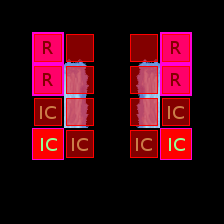

The image is a tile-based game level rendered from a .tmx file. Its description and source (layers, tilesets, objects; grid data summarised) follow:
An orthogonal 7x7 tile map with 32x32 px tiles, 5 tile layers (ruleRegions, ruleSet, rule_Ground, rule_Over, ...), 4 tilesets.

<map version="1.0" orientation="orthogonal" width="7" height="7" tilewidth="32" tileheight="32">
 <tileset firstgid="1" name="collision" tilewidth="32" tileheight="32">
  <image source="../../graphics/tiles/collision.png" width="64" height="32" />
 </tileset>
 <tileset firstgid="3" name="set_icecave" tilewidth="32" tileheight="32">
  <image source="../../graphics/tiles/set_icecave.png" width="64" height="64" />
 </tileset>
 <tileset firstgid="7" name="set_rules" tilewidth="32" tileheight="32">
  <image source="../../graphics/tiles/set_rules.png" width="32" height="32" />
 </tileset>
 <tileset firstgid="8" name="cave" tilewidth="32" tileheight="32">
  <image source="../../graphics/tiles/icecave.png" width="512" height="256" />
 </tileset>
 <layer name="ruleRegions" width="7" height="7">
  <data>[49 cells, 16 non-empty, 1 distinct tile ids]</data>
 </layer>
 <layer name="ruleSet" width="7" height="7">
  <data>[49 cells, 8 non-empty, 2 distinct tile ids]</data>
 </layer>
 <layer name="rule_Ground" width="7" height="7">
  <data>[49 cells, 6 non-empty, 6 distinct tile ids]</data>
 </layer>
 <layer name="rule_Over" width="7" height="7">
  <data>[49 cells, 0 non-empty, 0 distinct tile ids]</data>
 </layer>
 <layer name="rule_collision" width="7" height="7">
  <data>[49 cells, 14 non-empty, 1 distinct tile ids]</data>
 </layer>
</map>
